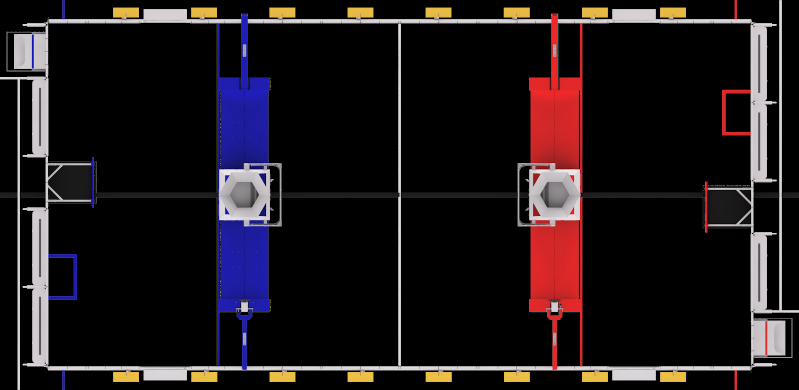
#> input picture web/fields/2025.png, 1597 x 779 px (shown at 1/2 size)
$ python -i fieldlines.py   (imports and definitions only)   (older library calls are emulated)
#> lines starting #> are read from the running program, lines starting #| are printed output that depends on the picture; after the words box and inside, x2 and y2 are one past the last pixel; in counts of white or black regions, pixels touching at a corner belong together
"""Field-line / carpet-boundary homography refinement.

The depth-derived trapezoid in :mod:`ramscout.bev` only encodes camera
*pitch*. Real broadcast cameras are also offset, rolled and zoomed, so the
field rarely fills the default trapezoid. This module looks at the picture
itself (the way sports-field calibration does with pitch lines):

1. **Carpet mask** — FRC fields are grey carpet inside a polycarbonate
   perimeter; the temporal median of a few frames removes robots and people.
   Low-saturation mid-grey pixels are carpet (or bleacher concrete, which is
   why we keep the *largest connected component that touches the pane's
   central band*).
2. **Quadrilateral** — the mask's convex hull is reduced to its four extreme
   corners (top-left/top-right/bottom-right/bottom-left by ``x±y``); the
   result must be a convex, wide, perspective-plausible quad that covers a
   sane fraction of the pane.
3. **Alliance orientation** — saturated red vs blue mass in the left vs right
   thirds (driver-station walls, alliance-zone tape) tells which wall is
   blue; the homography is mirrored so ``x = 0`` is always the blue wall.
4. **Tape lines** — red / blue tape running across the field gives a *cross
   check*: on a good homography the projected line stays roughly at a
   constant field ``x``.

Everything degrades gracefully: when no quad passes, callers keep the depth
trapezoid and only the orientation cue is used.
"""

from __future__ import annotations

from dataclasses import dataclass, field
from typing import Any, Sequence

import numpy as np


@dataclass
class FieldQuad:
    corners: list[list[float]]  # TL, TR, BR, BL in *pane* pixels
    area_frac: float
    confidence: float
    detail: str
    mask_frac: float = 0.0
    hull_points: int = 0

    # [7 lines left out: function as_dict, not called in this run]


@dataclass
class OrientationCue:
    blue_left: bool
    confidence: float
    red_left: float
    red_right: float
    blue_left_mass: float
    blue_right_mass: float

    # [9 lines left out: function as_dict, not called in this run]


def texture_map(bgr: np.ndarray, ksize: int = 7) -> np.ndarray:
    """Local gradient energy (0–255 float). Carpet is smooth; crowds are not."""
    import cv2

    gray = cv2.cvtColor(bgr, cv2.COLOR_BGR2GRAY) if bgr.ndim == 3 else bgr
    gx = cv2.Sobel(gray, cv2.CV_32F, 1, 0, ksize=3)
    gy = cv2.Sobel(gray, cv2.CV_32F, 0, 1, ksize=3)
    mag = np.hypot(gx, gy)
    return cv2.blur(mag, (ksize, ksize))


def _seed_pixels(bgr: np.ndarray, seed_mask: np.ndarray | None, texture: np.ndarray, sat: np.ndarray) -> np.ndarray:
    """Boolean mask of pixels used to learn the carpet colour."""
    h, w = bgr.shape[:2]
    if seed_mask is not None and np.count_nonzero(seed_mask) > 200:
        seed = seed_mask > 0
    else:
        seed = np.zeros((h, w), dtype=bool)
        seed[int(h * 0.40) : int(h * 0.90), int(w * 0.25) : int(w * 0.75)] = True
    # Only smooth, unsaturated pixels inside the seed area are carpet: this
    # drops field elements (scale, switches, cubes, tape) from the model.
    smooth = texture < np.percentile(texture[seed], 60)
    cand = seed & smooth & (sat < 70)
    if np.count_nonzero(cand) < 200:
        cand = seed & (sat < 90)
    return cand


# [19 lines left out: function carpet_color, not called in this run]


def carpet_mask(bgr: np.ndarray, seed_mask: np.ndarray | None = None) -> np.ndarray:
    """Binary mask of pixels that look like the pane's carpet (uint8 0/255).

    Three cues, all adaptive to the pane: (1) Lab distance to the learned
    carpet colour, (2) low saturation (carpet is grey; tape, bumpers and
    alliance-station colours are not), (3) low local texture (crowds,
    banners and bleachers are busy; carpet is flat). Robots, tape lines and
    field elements become holes that the hull step fills.
    """
    import cv2

    lab = cv2.cvtColor(bgr, cv2.COLOR_BGR2LAB).astype(np.float32)
    hsv = cv2.cvtColor(bgr, cv2.COLOR_BGR2HSV)
    tex = texture_map(bgr)
    cand = _seed_pixels(bgr, seed_mask, tex, hsv[..., 1])
    seed = lab[cand]
    ref = np.median(seed, axis=0)
    dist_seed = np.linalg.norm(seed - ref, axis=1)
    mad = float(np.median(np.abs(dist_seed - np.median(dist_seed)))) + 1e-6
    thr = float(np.clip(np.median(dist_seed) + 2.0 * mad, 12.0, 30.0))
    tex_thr = float(max(np.percentile(tex[cand], 75) * 1.6, 12.0))

    dist = np.linalg.norm(lab - ref.reshape(1, 1, 3), axis=2)
    mask = (dist < thr) & (hsv[..., 1] < 95) & (tex < tex_thr)
    out = mask.astype(np.uint8) * 255
    h, w = bgr.shape[:2]
    # Bridge tape lines / thin field elements, then drop speckle.
    k = max(5, (min(h, w) // 40) | 1)
    out = cv2.morphologyEx(out, cv2.MORPH_CLOSE, np.ones((k, k), np.uint8))
    out = cv2.morphologyEx(out, cv2.MORPH_OPEN, np.ones((5, 5), np.uint8))
    # The field perimeter (rails, driver-station tables) is a persistent
    # edge: cutting the mask along strong edges keeps grey bleacher steps
    # from merging with the carpet through a few connecting pixels.
    gray = cv2.cvtColor(bgr, cv2.COLOR_BGR2GRAY)
    edges = cv2.Canny(gray, 60, 160)
    edges = cv2.dilate(edges, np.ones((3, 3), np.uint8))
    out[edges > 0] = 0
    return out


def temporal_median(frames: Sequence[np.ndarray]) -> np.ndarray:
    if len(frames) == 1:
        return frames[0]
    h, w = frames[0].shape[:2]
    same = [f for f in frames if f.shape[:2] == (h, w)]
    return np.median(np.stack(same).astype(np.float32), axis=0).astype(np.uint8)


def _largest_component_touching_center(mask: np.ndarray, seed: np.ndarray | None = None) -> np.ndarray | None:
    """Union of the large carpet components that reach the pane's central band.

    Field elements (scale, switches, hubs) plus the edge cut can split the
    carpet into two or three pieces, so every sizeable piece that touches the
    band — or overlaps the robot-motion ``seed`` — is kept.
    """
    import cv2

    h, w = mask.shape[:2]
    n, labels, stats, _cent = cv2.connectedComponentsWithStats(mask)
    if n <= 1:
        return None
    band = np.zeros((h, w), dtype=bool)
    band[int(h * 0.35) : int(h * 0.9), int(w * 0.25) : int(w * 0.75)] = True
    if seed is not None and np.count_nonzero(seed) > 50:
        band |= seed > 0
    areas = {i: int(stats[i, cv2.CC_STAT_AREA]) for i in range(1, n)}
    largest = max(areas.values()) if areas else 0
    chosen = [
        i
        for i, area in areas.items()
        if area >= 0.02 * h * w and area >= 0.08 * largest and np.any(band[labels == i])
    ]
    if not chosen:
        return None
    comp = np.isin(labels, chosen).astype(np.uint8) * 255
    # Fill holes (field elements, tape, robots) so the boundary is the outer one.
    contours, _ = cv2.findContours(comp, cv2.RETR_EXTERNAL, cv2.CHAIN_APPROX_SIMPLE)
    filled = np.zeros_like(comp)
    cv2.drawContours(filled, contours, -1, 255, thickness=-1)
    return filled


def _robust_line(xs: np.ndarray, ys: np.ndarray, *, iters: int = 4) -> tuple[float, float, float] | None:
    """Fit ``y = a·x + b`` with iterative MAD trimming. Returns (a, b, inlier_ratio)."""
    xs = np.asarray(xs, dtype=np.float64)
    ys = np.asarray(ys, dtype=np.float64)
    if len(xs) < 8:
        return None
    keep = np.ones(len(xs), dtype=bool)
    a = b = 0.0
    for _ in range(iters):
        if keep.sum() < 6:
            return None
        A = np.stack([xs[keep], np.ones(int(keep.sum()))], axis=1)
        sol, *_rest = np.linalg.lstsq(A, ys[keep], rcond=None)
        a, b = float(sol[0]), float(sol[1])
        res = np.abs(ys - (a * xs + b))
        mad = float(np.median(res[keep])) + 1e-6
        new_keep = res <= max(3.0 * mad, 1.5)
        if np.array_equal(new_keep, keep):
            break
        keep = new_keep
    return a, b, float(keep.mean())


def _intersect(l1: tuple[float, float], l2: tuple[float, float], *, swap1: bool, swap2: bool) -> list[float] | None:
    """Intersect two lines given as (a, b). ``swap`` marks lines in x = a·y + b form."""

    def to_general(a: float, b: float, swap: bool) -> tuple[float, float, float]:
        # y = a x + b  →  a x − y + b = 0 ; x = a y + b → x − a y − b = 0
        return (a, -1.0, b) if not swap else (1.0, -a, -b)

    A1, B1, C1 = to_general(l1[0], l1[1], swap1)
    A2, B2, C2 = to_general(l2[0], l2[1], swap2)
    det = A1 * B2 - A2 * B1
    if abs(det) < 1e-9:
        return None
    x = (B1 * C2 - B2 * C1) / det
    y = (C1 * A2 - C2 * A1) / det
    return [float(x), float(y)]


def quad_from_boundary(comp: np.ndarray) -> tuple[list[list[float]], float] | None:
    """Four straight edges fitted robustly to a filled carpet component.

    Row-wise left/right extents (middle 15–85 % of the component's rows) and
    column-wise top/bottom extents (middle 15–85 % of its columns) are each
    fitted with a trimmed least-squares line; leaks into bleachers, referees
    on the wall and the scorebug are outliers that get trimmed. Returns
    (TL, TR, BR, BL) and the mean inlier ratio.
    """
    ys, xs = np.nonzero(comp)
    if len(xs) < 200:
        return None
    y_min, y_max = int(ys.min()), int(ys.max())
    x_min, x_max = int(xs.min()), int(xs.max())
    rows = np.arange(y_min + int(0.15 * (y_max - y_min)), y_min + int(0.85 * (y_max - y_min)) + 1)
    cols = np.arange(x_min + int(0.15 * (x_max - x_min)), x_min + int(0.85 * (x_max - x_min)) + 1)
    left_x, right_x, row_ok = [], [], []
    for r in rows:
        cx = np.nonzero(comp[r])[0]
        if len(cx) < 3:
            continue
        row_ok.append(r)
        left_x.append(cx.min())
        right_x.append(cx.max())
    top_y, bot_y, col_ok = [], [], []
    for c in cols:
        cy = np.nonzero(comp[:, c])[0]
        if len(cy) < 3:
            continue
        col_ok.append(c)
        top_y.append(cy.min())
        bot_y.append(cy.max())
    row_ok = np.asarray(row_ok, dtype=np.float64)
    col_ok = np.asarray(col_ok, dtype=np.float64)
    left = _robust_line(row_ok, np.asarray(left_x))  # x = a y + b
    right = _robust_line(row_ok, np.asarray(right_x))
    top = _robust_line(col_ok, np.asarray(top_y))  # y = a x + b
    bottom = _robust_line(col_ok, np.asarray(bot_y))
    if None in (left, right, top, bottom):
        return None
    tl = _intersect((top[0], top[1]), (left[0], left[1]), swap1=False, swap2=True)
    tr = _intersect((top[0], top[1]), (right[0], right[1]), swap1=False, swap2=True)
    br = _intersect((bottom[0], bottom[1]), (right[0], right[1]), swap1=False, swap2=True)
    bl = _intersect((bottom[0], bottom[1]), (left[0], left[1]), swap1=False, swap2=True)
    if None in (tl, tr, br, bl):
        return None
    inlier = float(np.mean([left[2], right[2], top[2], bottom[2]]))
    return [tl, tr, br, bl], inlier


# [9 lines left out: function _extreme_corners, not called in this run]


def _quad_area(q: Sequence[Sequence[float]]) -> float:
    x = np.array([p[0] for p in q])
    y = np.array([p[1] for p in q])
    return 0.5 * abs(float(np.dot(x, np.roll(y, -1)) - np.dot(y, np.roll(x, -1))))


def _is_convex(q: Sequence[Sequence[float]]) -> bool:
    signs = []
    for i in range(4):
        a, b, c = np.array(q[i]), np.array(q[(i + 1) % 4]), np.array(q[(i + 2) % 4])
        cross = (b[0] - a[0]) * (c[1] - b[1]) - (b[1] - a[1]) * (c[0] - b[0])
        signs.append(np.sign(cross))
    return all(s == signs[0] for s in signs) and signs[0] != 0


def quad_geometry_ok(quad: Sequence[Sequence[float]], width: float, height: float) -> bool:
    """True when a carpet quad looks like a broadcast field, not a line-fit blow-up.

    Bad fits on this kind of VOD extrapolate a corner off the pane and tilt the
    far edge. Those homographies paint every blob into a field corner.
    """
    if len(quad) != 4 or width < 8 or height < 8:
        return False
    tl, tr, br, bl = (np.array(p, dtype=np.float64) for p in quad)
    if not (tl[0] < tr[0] - 4 and bl[0] < br[0] - 4):
        return False
    if not (tl[1] < bl[1] - 4 and tr[1] < br[1] - 4):
        return False
    top_w = float(abs(tr[0] - tl[0]))
    bot_w = float(abs(br[0] - bl[0]))
    if top_w < 0.35 * width or bot_w < 0.35 * width:
        return False
    # Far and near edges stay close to horizontal. A rolled broadcast is still
    # well under this; a diverging line fit is not.
    if abs(float(tr[1] - tl[1])) > 0.12 * top_w:
        return False
    if abs(float(br[1] - bl[1])) > 0.10 * max(bot_w, 1.0):
        return False
    top_mid = 0.5 * float(tl[0] + tr[0])
    bot_mid = 0.5 * float(bl[0] + br[0])
    if abs(top_mid - bot_mid) > 0.28 * width:
        return False
    # A few percent of overhang is perspective. A corner on the ±20 % clamp
    # means the intersection was extrapolated off the picture.
    for x, y in (tl, tr, br, bl):
        if x < -0.06 * width or x > 1.06 * width or y < -0.06 * height or y > 1.08 * height:
            return False
    return True


def detect_field_quad(
    frames: Sequence[np.ndarray] | np.ndarray,
    *,
    motion_mask: np.ndarray | None = None,
) -> FieldQuad | None:
    """Estimate the carpet's four outer corners in pane pixels.

    ``motion_mask`` (same size as the frames, non-zero where robots have been
    seen moving) seeds the carpet colour model and anchors the component
    choice — robots only drive on the field.
    """
    import cv2

    if isinstance(frames, np.ndarray) and frames.ndim == 3:
        frames = [frames]
    if not frames:
        return None
    bg = temporal_median(list(frames))
    h, w = bg.shape[:2]
    if h < 40 or w < 60:
        return None
    scale = min(1.0, 640.0 / w)
    small = cv2.resize(bg, (int(w * scale), int(h * scale)), interpolation=cv2.INTER_AREA) if scale < 1 else bg
    sh, sw = small.shape[:2]
    seed = None
    if motion_mask is not None and motion_mask.size:
        seed = cv2.resize(motion_mask.astype(np.uint8), (sw, sh), interpolation=cv2.INTER_NEAREST)
        seed = cv2.erode(seed, np.ones((5, 5), np.uint8))
    mask = carpet_mask(small, seed)
    if seed is not None and np.count_nonzero(seed) > 100:
        # Robots drive on carpet: the field component must contain the motion.
        mask = cv2.bitwise_or(mask, cv2.dilate(seed, np.ones((9, 9), np.uint8)))
    mask_frac = float(np.mean(mask > 0))
    comp = _largest_component_touching_center(mask, seed)
    if comp is None:
        return None
    fitted = quad_from_boundary(comp)
    if fitted is None:
        return None
    quad, inlier = fitted
    # The mask lost ~3 px at every boundary to the edge cut / opening; grow
    # the quad back outward about its centroid.
    cx = float(np.mean([p[0] for p in quad]))
    cy = float(np.mean([p[1] for p in quad]))
    grow = 3.0
    quad = [
        [cx + (x - cx) * (1.0 + 2 * grow / max(abs(x - cx) * 2, 1.0)), cy + (y - cy) * (1.0 + 2 * grow / max(abs(y - cy) * 2, 1.0))]
        for x, y in quad
    ]
    unclipped = [list(p) for p in quad]
    quad = [[float(np.clip(x, -0.2 * sw, 1.2 * sw)), float(np.clip(y, -0.2 * sh, 1.2 * sh))] for x, y in quad]
    # Clamping moved a corner: the edge lines missed the pane. Do not invent
    # a field corner on the clamp boundary.
    if any(abs(a - b) > 1.5 for p, q in zip(unclipped, quad) for a, b in zip(p, q)):
        return None
    area = _quad_area(quad)
    area_frac = area / float(sh * sw)
    top_w = abs(quad[1][0] - quad[0][0])
    bot_w = abs(quad[2][0] - quad[3][0])
    height = abs((quad[2][1] + quad[3][1]) * 0.5 - (quad[0][1] + quad[1][1]) * 0.5)
    detail_bits = [f"carpet {mask_frac:.0%} of pane", f"quad {area_frac:.0%} of pane", f"edge inliers {inlier:.0%}"]
    if not _is_convex(quad):
        return None
    if area_frac < 0.12 or area_frac > 1.1:
        return None
    if height < 0.12 * sh or max(top_w, bot_w) < 0.35 * sw:
        return None
    # A broadcast camera looks *down* at the field: the near (bottom) edge is
    # wider than the far edge. Allow a near-orthographic overhead (ratio ~1).
    persp = bot_w / max(top_w, 1.0)
    if persp < 0.8:
        return None
    if not quad_geometry_ok(quad, float(sw), float(sh)):
        return None
    # How much of the fitted quad is actually carpet component (robots and
    # field elements are filled, so a clean field approaches 1).
    poly = np.zeros_like(comp)
    cv2.fillPoly(poly, [np.array(quad, dtype=np.int32)], 255)
    fill = float(np.count_nonzero(comp & poly)) / max(float(np.count_nonzero(poly)), 1.0)
    conf = 0.30
    conf += 0.25 * float(np.clip((fill - 0.55) / 0.35, 0.0, 1.0))
    conf += 0.20 * float(np.clip((inlier - 0.5) / 0.4, 0.0, 1.0))
    conf += 0.10 * float(np.clip((area_frac - 0.12) / 0.3, 0.0, 1.0))
    conf += 0.15 * float(np.clip((persp - 0.9) / 0.6, 0.0, 1.0))
    detail_bits.append(f"near/far width {persp:.2f}")
    detail_bits.append(f"fill {fill:.0%}")
    corners = [[x / scale, y / scale] for x, y in quad]
    return FieldQuad(
        corners=corners,
        area_frac=area_frac,
        confidence=float(np.clip(conf, 0.0, 0.95)),
        detail="Field carpet boundary: " + ", ".join(detail_bits) + ".",
        mask_frac=mask_frac,
        hull_points=int(np.count_nonzero(comp)),
    )


# [162 lines left out: functions consensus_field_quad, alliance_orientation, orient_corners, tape_line_consistency, not called in this run]

>>> import cv2
>>> picture = cv2.imread('../web/fields/2025.png')
#> picture is the input picture: shape (779, 1597, 3); mean B, G, R 26.3, 23, 30
>>> result = detect_field_quad(picture)
#> in carpet_mask, `lab = cv2.cvtColor(bgr, cv2.COLOR_BGR2LAB).astype(np.float32)`:
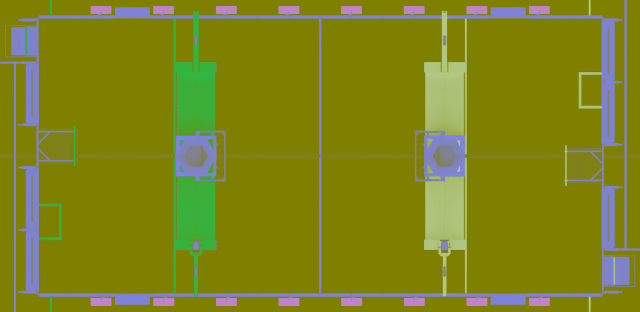
#> lab: shape (312, 640, 3) float32; mean B, G, R 27.6, 132.1, 127.9
#> in texture_map, `gy = cv2.Sobel(gray, cv2.CV_32F, 0, 1, ksize=3)`:
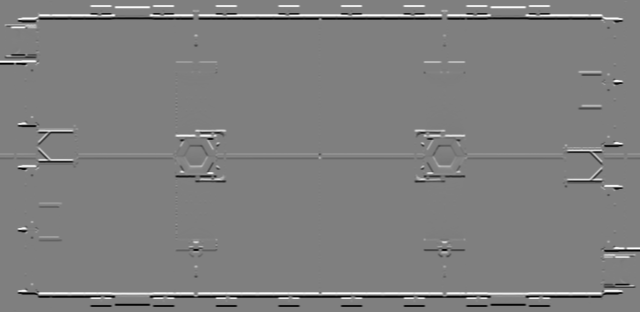
#> gy: shape (312, 640) float32; min -876, max 876, mean 0; drawn with min black and max white
#> in texture_map, `mag = np.hypot(gx, gy)`:
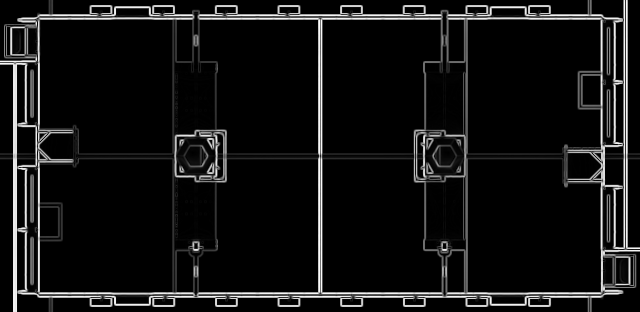
#> mag: shape (312, 640) float32; min 0, max 896, mean 66.5; drawn with min black and max white
#> in texture_map, `return cv2.blur(mag, (ksize, ksize))`:
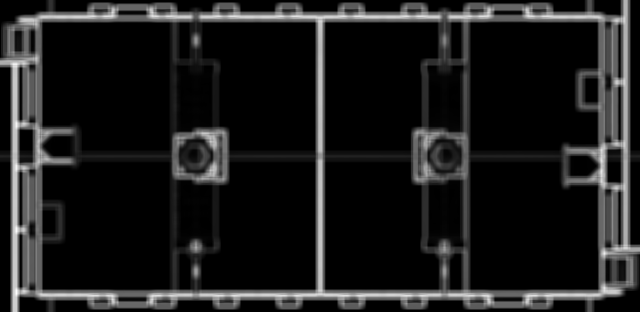
#> returned value: shape (312, 640) float32; min 0, max 600.5, mean 66.5; drawn with min black and max white
#> in _seed_pixels, `cand = seed & (sat < 90)`:
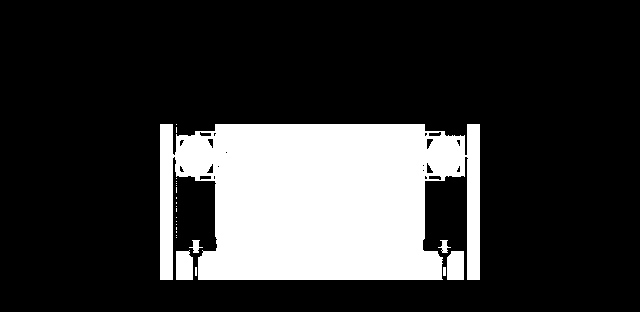
#> cand: shape (312, 640) bool; 21.1% white; 25 white regions (19 under 20 px), largest, box (x1, y1, x2, y2) and area: (160, 124, 480, 280) 41012, (176, 250, 193, 280) 475, (447, 251, 464, 280) 475, (189, 240, 203, 253) 86, (438, 240, 451, 253) 80, (443, 267, 446, 276) 27
#> in carpet_mask, `ref = np.median(seed, axis=0)`: ref = [0, 128, 128]
#> in carpet_mask, `mad = float(np.median(np.abs(dist_seed - np.median(dist_seed)))) + 1e-6`: mad = 1e-06
#> in carpet_mask, `thr = float(np.clip(np.median(dist_seed) + 2.0 * mad, 12.0, 30.0))`: thr = 12
#> in carpet_mask, `tex_thr = float(max(np.percentile(tex[cand], 75) * 1.6, 12.0))`: tex_thr = 58.11
#> in carpet_mask, `out = cv2.morphologyEx(out, cv2.MORPH_OPEN, np.ones((5, 5), np.uint8))`:
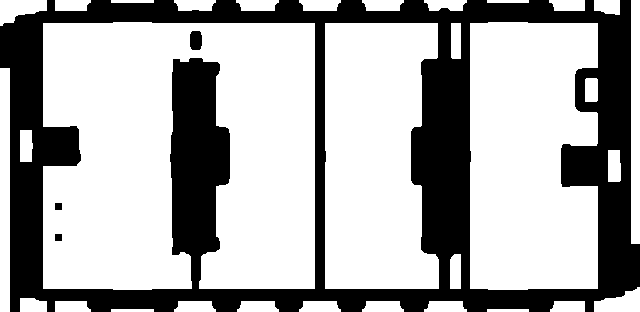
#> out: shape (312, 640); 66.9% white; 4 black regions, box (x1, y1, x2, y2) and area: (0, 0, 640, 312) 65773, (190, 31, 202, 50) 210, (55, 203, 62, 210) 49, (55, 234, 62, 241) 49
#> in carpet_mask, `edges = cv2.Canny(gray, 60, 160)`:
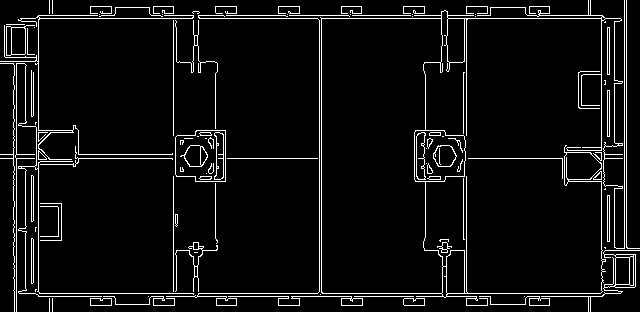
#> edges: shape (312, 640); 5.9% white in thin lines or dots
#> (the rest of the program and of its run is left out)
